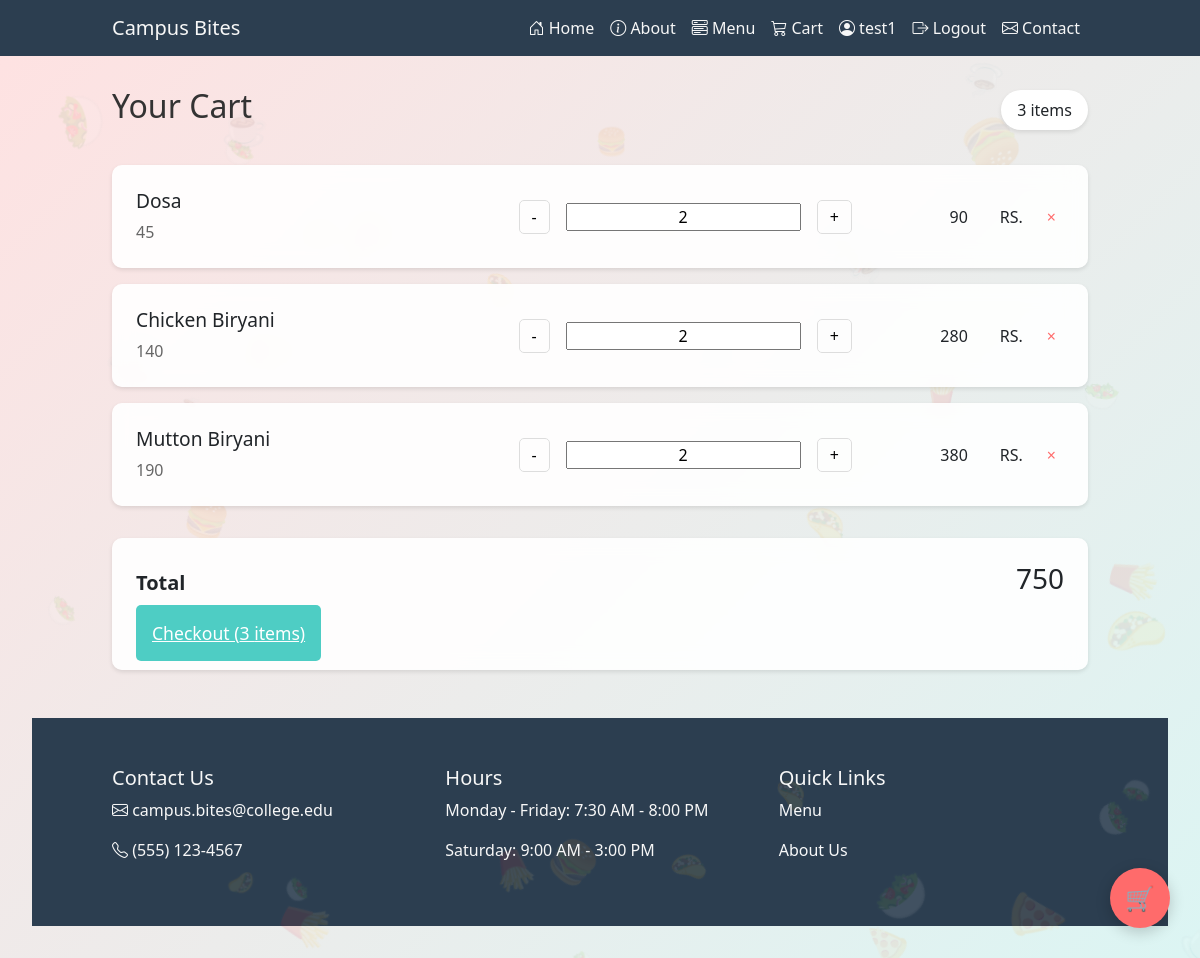
Page /menu/cart (signed in) on the committed database.
### Menu/models.py (models this page shows, shortened)
class Cart(models.Model):
    product = models.ForeignKey(Product,on_delete=models.CASCADE)
    user = models.ForeignKey(User,on_delete=models.CASCADE)
    quantity = models.IntegerField()
    amount = models.IntegerField()
    status = models.BooleanField(default=False)
    created_at = models.DateTimeField(auto_now_add=True)

class Product(models.Model):
    name = models.CharField(max_length=25)
    description = models.TextField()
    quantity = models.IntegerField()
    label = models.CharField(max_length=25,null=True,blank=True)
    trending = models.BooleanField(default=False)
    img = models.ImageField(upload_to=getFileName,null=True)
    actuall_price = models.IntegerField()
    discount_price = models.IntegerField()
    created_at = models.DateTimeField(auto_now_add=True)
    modified_at = models.DateTimeField(auto_now=True)
    catagory = models.ForeignKey(Catagory,on_delete=models.CASCADE)
    nutritionalinfo = models.ForeignKey(NutritionalInfo,on_delete=models.CASCADE)

### Menu/views.py (the view)
# urls.py: path("cart",views.cart,name='cart'),
def cart(request):
    print(request.user)
    cart = Cart.objects.filter(user=request.user.id)
    total = 0
    count= 0
    for data in cart:
        count+=1
        total+=data.product.discount_price*data.quantity
    print(total)
    return render(request,'cart.html',{"items":cart,"total":total,"count":count})

### Menu/templates/cart.html (shortened to what this page needs)
{% extends "includes/base.html" %}
{% load static %}
{% block css %}
<link rel="stylesheet" href={% static "css/cart.css" %}>
{% endblock %}
{% block content %}
<div class="floating-items" id="floatingItems"></div>
    <div class="container">
        <div class="header">
            <h1>Your Cart</h1>
            <div class="cart-count">
                <span id="itemCount">{{count}} items</span>
            </div>
        </div>
        <div class="cart-items" id="cartItems">
             {% for item in items %}
            <div class="cart-item" data-id="1">
                <div class="item-details">
                    <h3>{{item.product.name}}</h3>
                    <div class="item-price" id="price{{item.id}}">{{item.product.discount_price}}</div>
                </div>
                <div class="quantity-controls">
                    <button class="quantity-btn minus" onclick="updateQuantity({{item.id}}, -1)">-</button>
                    <input class="quantity" id="item{{item.id}}" value="{{item.quantity}}" readonly></span>
                    <button class="quantity-btn plus" onclick="updateQuantity({{item.id}}, 1)">+</button>
                    <div class="subtotal" id="sub{{item.id}}">{{item.amount}}</div><span> RS.</span>
                    <button class="remove-btn" onclick="removeItem({{item.id}})">×</button>
                </div>
            </div>
            {% endfor %}
        </div>
        <div class="cart-summary">
            <div class="total">
                <span>Total</span>
                <h3 id="totalAmount">{{total}}</h3>
            </div>
            <a class="checkout-btn" id="checkoutBtn" href="{% url "Menu:payment" %}">
                Checkout ({{count}} items)
            </a>
        </div>
    </div>
{% endblock %}

### Home/templates/includes/header.html (shortened to what this page needs)
<nav class="navbar navbar-expand-lg navbar-dark fixed-top">
    <div class="container">
        <a class="navbar-brand" href="#">Campus Bites</a>
        <div class="collapse navbar-collapse" id="navbarNav">
            <ul class="navbar-nav ms-auto">
                <li class="nav-item">
                    <a class="nav-link" href={% url "Home:index"%}><i class="bi bi-house-door"></i> Home</a>
                </li>
                <li class="nav-item">
                    <a class="nav-link active" href={% url "Home:about" %}><i class="bi bi-info-circle"></i> About</a>
                </li>
                <li class="nav-item">
                    <a class="nav-link" href={% url "Menu:index" %}><i class="bi bi-menu-button-wide"></i> Menu</a>
                </li>
                {% if request.user.is_authenticated %}
                <li class="nav-item">
                    <a class="nav-link" href="{% url "Menu:cart" %}"><i class="bi bi-cart3"></i> Cart</a>
                </li>
                <li class="nav-item">
                    <a class="nav-link active" href="{%  url "Home:profile" %}"><i class="bi bi-person-circle"></i> {{user.username}}</a>
                </li>
                <li class="nav-item">
                    <a class="nav-link active" href="{% url "Home:logout" %}"><i class="bi bi-box-arrow-right"></i> Logout</a>
                </li>
                {% endif %}
                    <li class="nav-item">
                        <a class="nav-link active" href={% url "Home:contact" %}><i class="bi bi-envelope"></i> Contact</a>
                    </li>
            </ul>
        </div>
    </div>
</nav>

### static/css/header.css (style rules this page uses)
* { margin: 0; padding: 0; box-sizing: border-box; font-family: 'Segoe UI', Tahoma, Geneva, Verdana, sans-serif; }
:root { --primary: #ff6b6b; --secondary: #4ecdc4; --dark: #2c3e50; --light: #f7f7f7; }
.navbar { background-color: var(--dark) !important; }
.navbar-brand, .nav-link { color: var(--light) !important; }

### static/css/footer.css (style rules this page uses)
:root { --dark: #2c3e50; --light: #f7f7f7; }

### static/css/cart.css (style rules this page uses)
body { min-height: 100vh; background: linear-gradient(135deg, #ff6b6b33, #4ecdc433); padding: 2rem; }
.container { max-width: 1000px; margin: 0 auto; position: relative; z-index: 1; }
.floating-items { position: fixed; top: 0; left: 0; width: 100%; height: 100%; pointer-events: none; z-index: 0; }
.header { display: flex; justify-content: space-between; align-items: center; margin-bottom: 2rem; margin-top: 55px; }
.header h1 { font-size: 2rem; color: #333; }
.cart-count { background: white; padding: 0.5rem 1rem; border-radius: 20px; box-shadow: 0 2px 4px rgba(0,0,0,0.1); }
.cart-items { display: flex; flex-direction: column; gap: 1rem; }
.cart-item { background: rgba(255, 255, 255, 0.9); backdrop-filter: blur(10px); padding: 1.5rem; border-radius: 10px; box-shadow: 0 2px 4px rgba(0,0,0,0.1); display: flex; justify-content: space-between; align-items: center; }
.item-details h3 { font-size: 1.2rem; margin-bottom: 0.5rem; }
.item-price { color: #666; }
.quantity-controls { display: flex; align-items: center; gap: 1rem; }
.quantity-btn { background: none; border: 1px solid #ddd; padding: 0.25rem 0.75rem; border-radius: 5px; cursor: pointer; transition: background 0.3s; }
.quantity { min-width: 40px; text-align: center; }
.remove-btn { background: none; border: none; color: #ff6b6b; cursor: pointer; padding: 0.5rem; }
.cart-summary { margin-top: 2rem; background: rgba(255, 255, 255, 0.9); backdrop-filter: blur(10px); padding: 1.5rem; border-radius: 10px; box-shadow: 0 2px 4px rgba(0,0,0,0.1); }
.total { display: flex; justify-content: space-between; align-items: center; margin-bottom: 1rem; font-size: 1.25rem; font-weight: bold; }
.checkout-btn { width: 100%; padding: 1rem; background: #4ecdc4; color: white; border: none; border-radius: 5px; font-size: 1.1rem; cursor: pointer; transition: background 0.3s; }
.subtotal { min-width: 100px; text-align: right; margin-right: 1rem; }

### rows in the picture
Cart: product.name "Dosa", product.discount_price "45", quantity "2", amount "90"
Cart: product.name "Chicken Biryani", product.discount_price "140", quantity "2", amount "280"
Cart: product.name "Mutton Biryani", product.discount_price "190", quantity "2", amount "380"

### other values in the picture
{{ user.username }} "test1"
{{ count }} "3"
{{ total }} "750"
